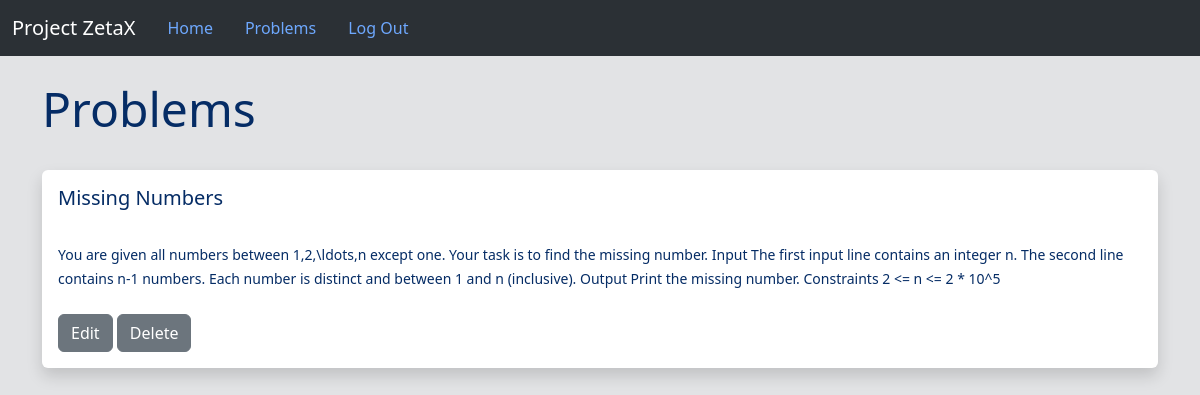
The page /show_judge_problems/1 (signed in) on the database as committed earlier.
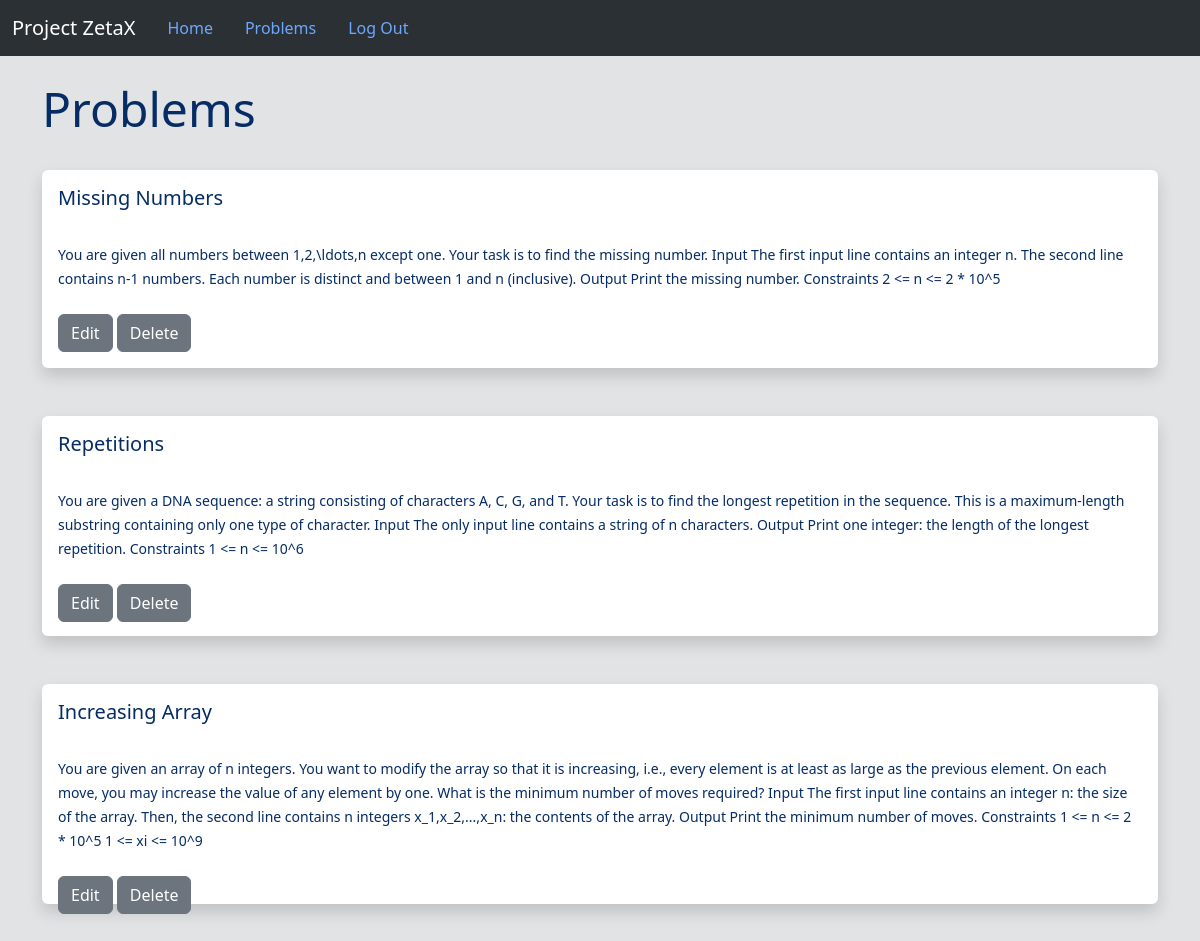
The same page on the database as committed later.
### Project/models.py (models this page shows, shortened)
class Problem(db.Model):
    __bind_key = 'problems'
    id = db.Column(db.Integer, primary_key=True)
    title = db.Column(db.String(100), nullable=False)
    description = db.Column(db.String(2000), nullable=False)
    sample_input = db.Column(db.String(100), nullable=False)
    sample_output = db.Column(db.String(100), nullable=False)
    exe_time = db.Column(db.Integer, nullable=False)
    exe_space = db.Column(db.Integer, nullable=False)
    user_id = db.Column(db.Integer, db.ForeignKey('user.id'))

### Project/routes.py (the view)
    def wrapped_function_judge(*args,**kwargs):
        if (current_user.is_authenticated) and (current_user.type != 'Judge'):
            flash("Please log in as Judge to access this page",'error')
            return redirect(url_for('home'))
        return inner_func(*args,**kwargs)

### Project/models.py (called while the page is built)
@login_manager.user_loader
def load_user(id):
    return User.query.get(int(id))

### Project/routes.py (called while the page is built)
def judge_required(inner_func):
    def wrapped_function_judge(*args,**kwargs):
        if (current_user.is_authenticated) and (current_user.type != 'Judge'):
            flash("Please log in as Judge to access this page",'error')
            return redirect(url_for('home'))
        return inner_func(*args,**kwargs)
    wrapped_function_judge.__name__ = inner_func.__name__
    return wrapped_function_judge

@app.route('/show_judge_problems/<int:id>',methods=['GET','POST'])
@login_required
@judge_required
def show_judge_problems(id):
    judge = User.query.get_or_404(id)
    return render_template('show_judge_problems.html',problems=judge.problems)

### Project/templates/show_judge_problems.html (shortened to what this page needs)
{% extends 'base.html' %}
{% block content %}
    <br/>
    <h1>Problems</h1>
    <br/>
    {% for problem in problems %}
        <div  class="shadow p-3 mb-5 bg-body rounded" style="max-height: 220px;">
            <h4>{{ problem.title }}</h4><br/>
            <small>{{ problem.description }}</small><br/><br/>
            <a href="/modify_problem/{{problem.id}}" class="btn btn-secondary">Edit</a>
            <a href="/delete_problem/{{problem.id}}" class="btn btn-secondary">Delete</a>
        </div>
    {% endfor %}
{% endblock %}

### Project/templates/base.html (shortened to what this page needs)
<!DOCTYPE html>
<html lang="en">
  <head>
    <link href="https://cdn.jsdelivr.net/npm/bootstrap@5.3.3/dist/css/bootstrap.min.css" rel="stylesheet">
    <link rel="stylesheet" href="{{ url_for('static',filename='CSS/style-home.css')}}">
  </head>
  <body class="bg-secondary-subtle text-primary-emphasis">
    {% include 'navbar.html' %}
    <div class="container">
        {% block content %}
        {% endblock %}
    </div>
  </body>
</html>

### Project/templates/navbar.html (shortened to what this page needs)
<link rel="stylesheet" href="{{ url_for('static',filename='/CSS/style-navbar.css')}}">
<nav class="navbar navbar-expand-lg bg-body-tertiary" data-bs-theme="dark">
  <div class="container-fluid">
    <a class="navbar-brand" href="#">Project ZetaX</a>
    <div class="collapse navbar-collapse" id="navbarSupportedContent">
      <ul class="nav nav-pills">
        <li class="nav-item">
          <a class="nav-link pill" href="{{ url_for('home')}}">Home</a>
        </li>
        {% if current_user.is_authenticated %}
            {% if current_user.type == 'Judge' %}
            <li class="nav-item">
              <a class="nav-link pill" href="/show_judge_problems/{{current_user.id}}">Problems</a>
            </li>
            {% endif %}
          <li class="nav-item">
            <a class="nav-link pill" href="{{ url_for('logout')}}">Log Out</a>
          </li>
        {% endif %}
      </ul>
    </div>
  </div>
</nav>

### Project/static/CSS/style-home.css (style rules this page uses)
h1 { font-size: 48px; }
h4 { font-size: 20px; }
a { font-size: 18px; color: #000000; }

Rows that differ between the two databases and show on the page:
added Problem: title "Repetitions", description "You are given a DNA sequence: a string consisting of characters A, C, G, and T. Your task is to find the longest repetition in the sequence. This is a maximum-length substring containing only one type of character. Input The only input line contains a string of n characters. Output Print one integer: the length of the longest repetition. Constraints 1 <= n <= 10^6"
added Problem: title "Increasing Array", description "You are given an array of n integers. You want to modify the array so that it is increasing, i.e., every element is at least as large as the previous element. On each move, you may increase the value of any element by one. What is the minimum number of moves required? Input The first input line contains an integer n: the size of the array. Then, the second line contains n integers x_1,x_2,...,x_n: the contents of the array. Output Print the minimum number of moves. Constraints 1 <= n <= 2 * 10^5 1 <= xi <= 10^9"
